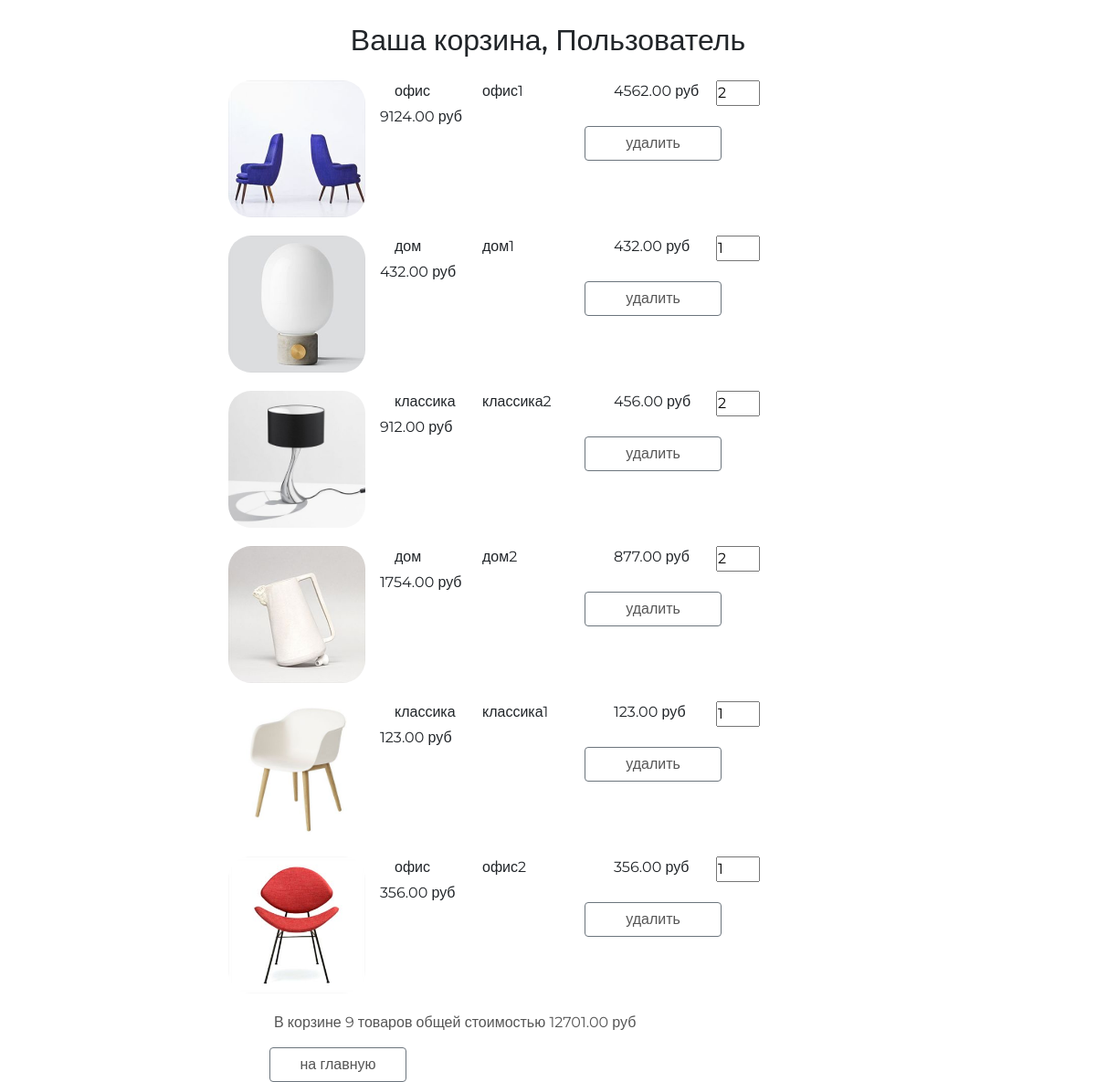
Page /basket/ (signed in) on the earlier database version.
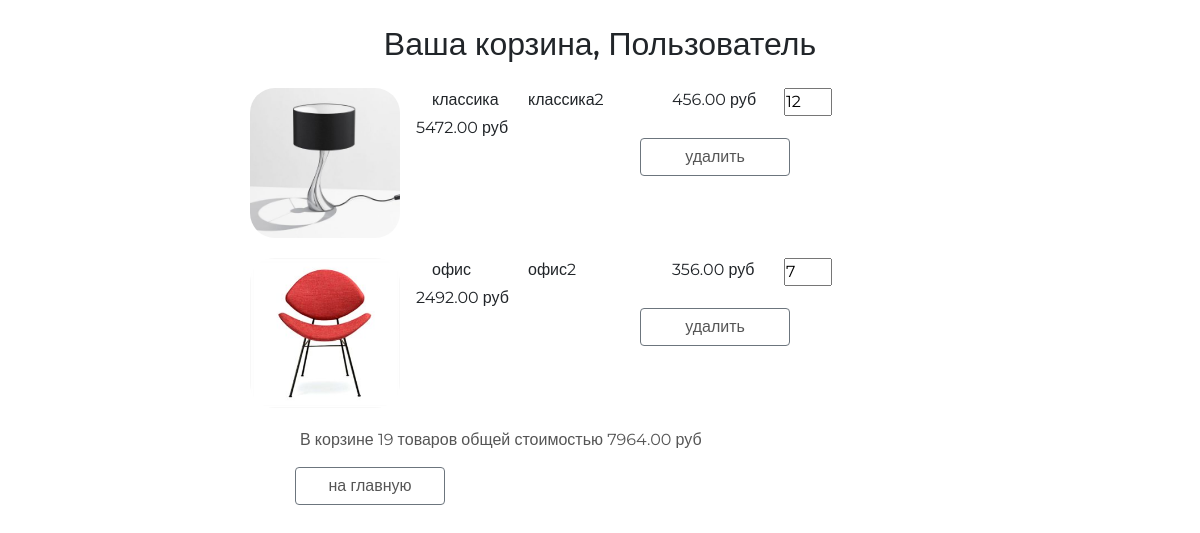
Same page on the later database version.
### basketapp/models.py (models this page shows, shortened)
class Basket(models.Model):
    user = models.ForeignKey(settings.AUTH_USER_MODEL, on_delete=models.CASCADE, related_name='basket')
    product = models.ForeignKey(Product, on_delete=models.CASCADE)
    quantity = models.PositiveSmallIntegerField(default=0)
    add_datetime = models.DateTimeField(auto_now_add=True)
    @property
    def product_cost(self):
        return self.quantity * self.product.price
    @cached_property
    def get_items_cached(self):
        return self.user.basket.select_related()
    @property
    def total_quantity(self):
        _items = self.get_items_cached
        return sum(list(map(lambda x: x.quantity, _items)))
    @property
    def total_cost(self):
        _items = self.get_items_cached
        return sum(list(map(lambda x: x.product_cost, _items)))

### mainapp/models.py (models this page shows, shortened)
class Product(models.Model):
    category = models.ForeignKey(ProductCategory, on_delete=models.CASCADE, verbose_name='категория')
    name = models.CharField(max_length=128, verbose_name='название')
    image = models.ImageField(upload_to='products', blank=True, verbose_name='картинка')
    short_desc = models.CharField(max_length=255, verbose_name='краткое описание')
    description = models.TextField(verbose_name='описание')
    price = models.DecimalField(decimal_places=2, max_digits=10, default=0, verbose_name='цена')
    quantity = models.PositiveSmallIntegerField(default=0, verbose_name='количество')
    is_active = models.BooleanField(default=True)
    class Meta:
        verbose_name = 'продукт'
        verbose_name_plural = 'продукты'

class ProductCategory(models.Model):
    name = models.CharField(max_length=255, unique=True, verbose_name='название')
    description = models.TextField(verbose_name='описание')
    is_active = models.BooleanField(default=True)
    class Meta:
        verbose_name = 'категория'
        verbose_name_plural = 'категории'
        ordering = ['-id',]

### authapp/models.py (models this page shows, shortened)
class ShopUser(AbstractUser):
    avatar = models.ImageField(upload_to='users_avatars', blank=True, verbose_name='аватар', default='default.jpg')
    age = models.PositiveSmallIntegerField(verbose_name='возраст', null=True, default=18)
    activate_key = models.CharField(max_length=128, verbose_name='Ключ активации', blank=True, null=True)
    activate_key_expired = models.DateTimeField(blank=True, null=True)

### basketapp/views.py (the view)
# urls.py: path('', views.basket, name='basket'),
@login_required
def basket(request):
    basket_items = Basket.objects.filter(user=request.user).select_related()
    context = {
        'basket_items': basket_items,
    }
    return render(request, 'basketapp/basket.html', context)

### mainapp/context_processors.py (called while the page is built)
def basket(request):
    basket_items = []
    if request.user.is_authenticated:
        basket_items = Basket.objects.filter(user=request.user)
    return {
        'basket': basket_items,
    }

### basketapp/templates/basketapp/basket.html
{% extends 'basketapp/base.html' %}
{% load static %}
{% block content %}
<div class="basket_list">
    {% include 'basketapp/includes/inc_baskets_list.html' %}
</div>
{% endblock %}

### basketapp/templates/basketapp/includes/inc_baskets_list.html
{% for item in basket_items %}
<div class="basket_record">
    <img src="/media/{{ item.product.image }}"
         alt="{{ item.product.short_desc }}">
    <span class="category_name">{{ item.product.category.name }}</span>
    <span class="product_name">{{ item.product.name }}</span>
    <span class="product_price">{{ item.product.price }}&nbspруб</span>
    <input type="number" name="{{ item.pk }}"
           min="0"
           value="{{ item.quantity }}">
    <span class="product_cost">{{ item.product_cost }}&nbspруб</span>
    <button class="btn btn-round btn-outline-secondary">
        <a href="{% url 'basketapp:remove' item.pk %}" class="">
            удалить
        </a>
    </button>
</div>
{% endfor %}
{% if basket_items %}
<div class="basket_summary">
    В корзине {{ basket_items.0.total_quantity }} товаров общей стоимостью
    {{ basket_items.0.total_cost }} руб
</div>
{% endif %}
        <button class="btn btn-round btn-outline-secondary">
        <a href="{% url 'mainapp:index' %}">на главную</a>
    </button>

Differences in the rows shown:
removed Basket: product.image (picture), product.category.name "офис", product.name "офис1", product.price "4562.00", quantity "2", product_cost "9124.00", user+quantity "9", quantity+product "12701.00"
removed Basket: product.image (picture), product.category.name "дом", product.name "дом1", product.price "432.00", quantity "1", product_cost "432.00"
removed Basket: product.image (picture), product.category.name "дом", product.name "дом2", product.price "877.00", quantity "2", product_cost "1754.00"
removed Basket: product.image (picture), product.category.name "классика", product.name "классика1", product.price "123.00", quantity "1", product_cost "123.00"
changed Basket "классика": quantity "2" → "12"; product_cost "912.00" → "5472.00"
changed Basket "офис": quantity "1" → "7"; product_cost "356.00" → "2492.00"
Other differences:
{{ basket_items.0.total_quantity }}: "9" → "19"
{{ basket_items.0.total_cost }}: "12701.00" → "7964.00"
